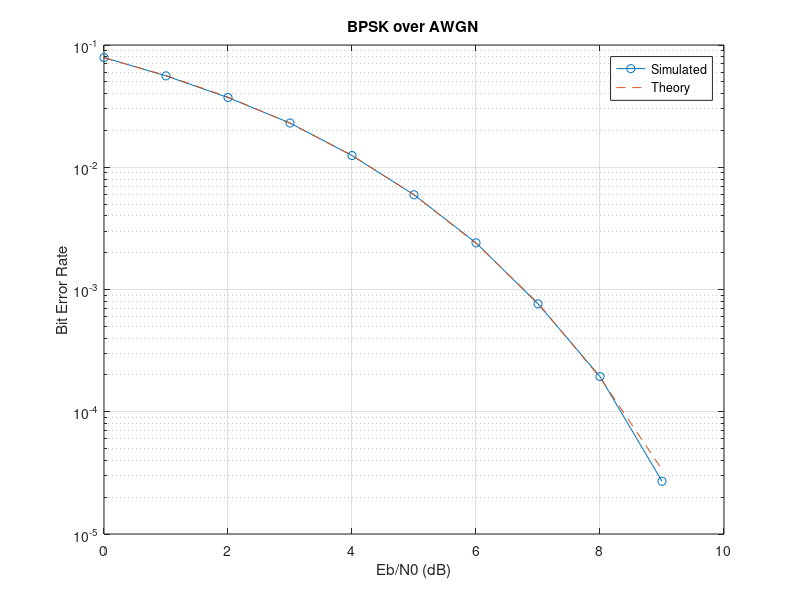

Write MATLAB code to recreate this figure.
clc; clear; close all;

N = 1000000;                    % bits per SNR point
EbN0_dB = 0:1:9;                % SNR values to test, in dB

bits = randi([0 1], 1, N);
tx = 2*bits - 1;                % BPSK mapping

ber = zeros(size(EbN0_dB));     % place to store results

for k = 1:length(EbN0_dB)
    EbN0 = 10^(EbN0_dB(k)/10);
    sigma = sqrt(1/(2*EbN0));

    rx = tx + sigma*randn(1, N);
    rx_bits = rx > 0;

    ber(k) = sum(rx_bits ~= bits) / N;
end

theory = 0.5*erfc(sqrt(10.^(EbN0_dB/10)));

disp([EbN0_dB' ber' theory'])   % table: SNR, simulated, theory

semilogy(EbN0_dB, ber, 'o-', EbN0_dB, theory, '--');
xlabel('Eb/N0 (dB)');
ylabel('Bit Error Rate');
legend('Simulated', 'Theory');
title('BPSK over AWGN');
grid on;
